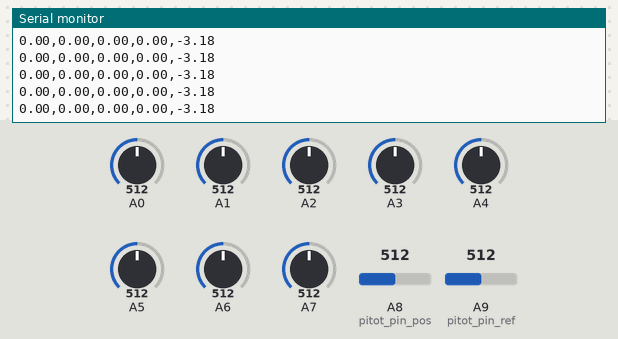
Recording of a sketch running on a simulated Arduino Mega 2560, built with avr-gcc and run on an emulated ATmega2560. Shown: the last lines printed to the serial monitor. Inputs (shaded band) come from the test bench; at power-on: A9 (pitot_pin_ref) = 512, A8 (pitot_pin_pos) = 512, A0 = 512, A1 = 512, A2 = 512, A3 = 512, A4 = 512, A5 = 512, A6 = 512, A7 = 512.

Above: at 1.2 s.
1.3 s: A9 (pitot_pin_ref) set to 531
At 1.36 s:
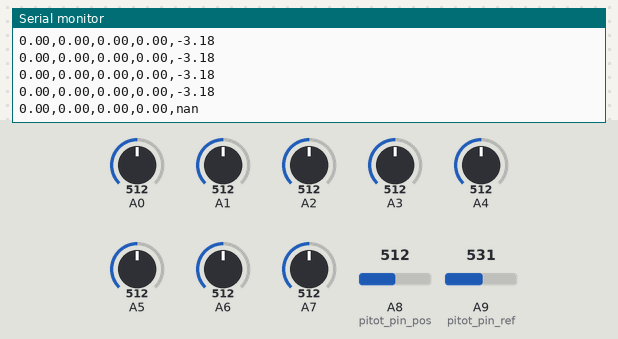
3.2 s: A8 (pitot_pin_pos) set to 540
At 3.23 s:
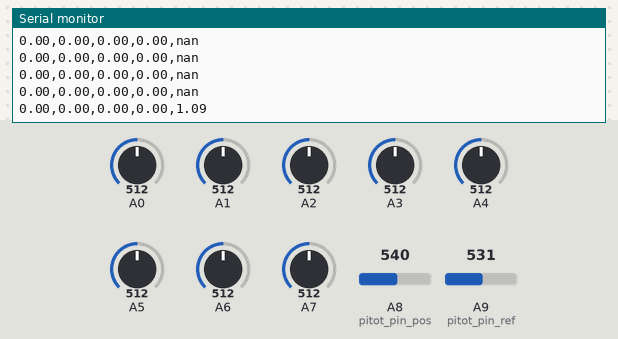
7.7 s: A9 (pitot_pin_ref) set to 548
At 7.7 s:
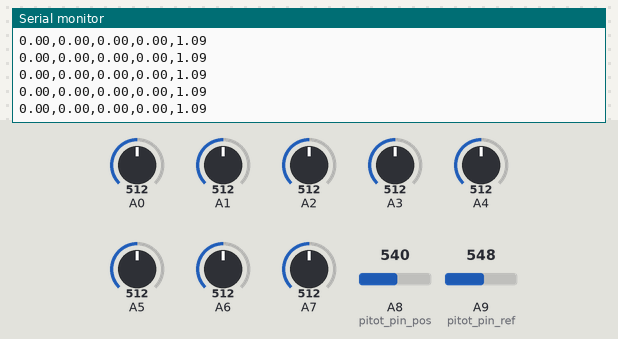

The sketch:

capstone_mega.ino
```cpp
#include <Wire.h>

// Initializing values
const int anem_1_p = A0;
const int anem_1_n = A1;
const int anem_2_p = A2;
const int anem_2_n = A3;
const int anem_3_p = A4;
const int anem_3_n = A5;
const int anem_4_p = A6;
const int anem_4_n = A7;
const int pitot_pin_pos = A8;
const int pitot_pin_ref = A9;

// Physical Constants
float density = 1.2;

// Filter Variables
const int runningAvgCount = 15;
float runningAvgBuffer[runningAvgCount];
int nextRunningAvg;

// Filter Variables 2
const int runningAvgCount2 = 15;
float runningAvgBuffer2[runningAvgCount2];
int nextRunningAvg2;

// Filter Variables 3
const int runningAvgCount3 = 15;
float runningAvgBuffer3[runningAvgCount3];
int nextRunningAvg3;

// Filter Variables 4
const int runningAvgCount4 = 15;
float runningAvgBuffer4[runningAvgCount4];
int nextRunningAvg4;

void setup() {
  // put your setup code here, to run once:
  Serial.begin(9600);
  while(!Serial) {
    ;
  }
//  establishContact();
}

void loop() {
    // put your main code here, to run repeatedly:

    // Grabbing the data from the Analog pins for the anemometers and pitot tube
    float anem_1_rdg = getData(anem_1_p,anem_1_n);
    delay(10);
    float anem_2_rdg = getData(anem_2_p, anem_2_n);
    delay(10);
    float anem_3_rdg = getData(anem_3_p, anem_3_n);
    delay(10);
    float anem_4_rdg = getData(anem_4_p, anem_4_n);
    delay(10);
    float pitot_rdg = getPitotData(pitot_pin_pos, pitot_pin_ref);
    delay(10);

    // Getting the Anemometer averaged values
    float runningAvgRdg = getRunningAvgRdg(runningAvgCount, runningAvgBuffer, nextRunningAvg, anem_1_rdg);
    float runningAvgRdg2 = getRunningAvgRdg(runningAvgCount2, runningAvgBuffer2, nextRunningAvg2, anem_2_rdg);
    float runningAvgRdg3 = getRunningAvgRdg(runningAvgCount3, runningAvgBuffer3, nextRunningAvg3, anem_3_rdg);
    float runningAvgRdg4 = getRunningAvgRdg(runningAvgCount4, runningAvgBuffer4, nextRunningAvg4, anem_4_rdg);

    // Printing the values to the Serial port
    Serial.print(runningAvgRdg);
    Serial.print(",");
    Serial.print(runningAvgRdg2);
    Serial.print(",");
    Serial.print(runningAvgRdg3);
    Serial.print(",");
    Serial.print(runningAvgRdg4);
    Serial.print(",");
    Serial.print(pitot_rdg);
    Serial.println();
}

/**
 * @brief Get the Running Avg Rdg object
 *
 * @param count The number of readings that need to be taken before the averaged airspeed can be calculated
 * @param buffer Stores the array of anemometer readings that are taken before the averaged reading is calculated
 * @param next The reading number
 * @param anem_reading The current anemometer airspeed reading
 * @return float The averaged airspeed value
 */
float getRunningAvgRdg(int count, float buffer[], int next, float anem_reading) {
  buffer[next++] = anem_reading;
  if(next >= count) {
    next = 0;
  }
  float reading = 0.0;
  for(int i = 0; i < count; i++) {
    reading += buffer[i];
  }
  return reading /= count;
}

/**
 * @brief Get the Data object
 *
 * @param posPin The analog pin corresponding to the positive wire on the anemometer
 * @param negPin The analog pin corresponding to the negative wire on the anemometer
 * @return float The airspeed value from the anemometer
 */
float getData(int posPin, int negPin){
    // Collect Sensor Readings
    int SensorRdg_pos = analogRead(posPin);
    int SensorRdg_neg = analogRead(negPin);
    int diff = SensorRdg_pos - SensorRdg_neg;
    float airspeed = ((float)diff / 1023.0) * 20.0;
    return airspeed;
}

/**
 * @brief Get the Pitot Data object
 *
 * @param posPin The analog pin corresponding to the positive wire of the pitot tube
 * @param refPin The analog pin corresponding to the ref wire of the pitot tube
 * @return float The reading from the pitot tube
 */
float getPitotData(int posPin, int refPin) {
  int pitot_voltage_pos = analogRead(posPin);
  int pitot_voltage_ref = analogRead(refPin);
  int pitot_voltage = pitot_voltage_pos - pitot_voltage_ref;
  float pitotPressRdg = (((float)pitot_voltage / 1023.0) * 1244.2);
  float pitot_vel_rdg = sqrt((2*(pitotPressRdg))/density)-3.18;

  return pitot_vel_rdg;
}
```

Measured:
- the behaviour switches between 512 and 513 on A9 (pitot_pin_ref) (found by bisection; images 0 and 1)
- the behaviour switches between 530 and 531 on A8 (pitot_pin_pos) (found by bisection; images 1 and 2)
- after the input at 1.3 s, the serial monitor: prints a new line at once (image 1)
- after the input at 3.2 s, the serial monitor: prints a new line at once (image 2)
